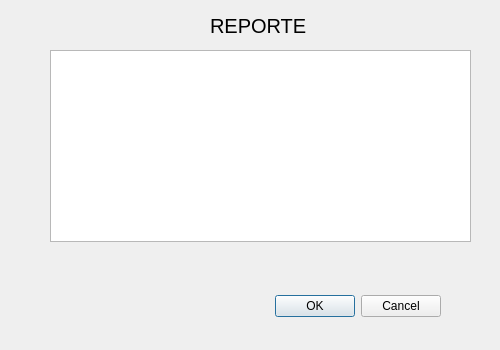
<?xml version="1.0" encoding="UTF-8"?>
<ui version="4.0">
 <class>Dialog</class>
 <widget class="QDialog" name="Dialog">
  <property name="geometry">
   <rect>
    <x>0</x>
    <y>0</y>
    <width>500</width>
    <height>350</height>
   </rect>
  </property>
  <property name="minimumSize">
   <size>
    <width>500</width>
    <height>350</height>
   </size>
  </property>
  <property name="maximumSize">
   <size>
    <width>501</width>
    <height>351</height>
   </size>
  </property>
  <property name="windowTitle">
   <string>Dialog</string>
  </property>
  <widget class="QDialogButtonBox" name="buttonBox">
   <property name="geometry">
    <rect>
     <x>100</x>
     <y>290</y>
     <width>341</width>
     <height>32</height>
    </rect>
   </property>
   <property name="orientation">
    <enum>Qt::Horizontal</enum>
   </property>
   <property name="standardButtons">
    <set>QDialogButtonBox::Cancel|QDialogButtonBox::Ok</set>
   </property>
  </widget>
  <widget class="QLabel" name="label_5">
   <property name="geometry">
    <rect>
     <x>210</x>
     <y>10</y>
     <width>271</width>
     <height>31</height>
    </rect>
   </property>
   <property name="font">
    <font>
     <pointsize>15</pointsize>
    </font>
   </property>
   <property name="text">
    <string>REPORTE</string>
   </property>
  </widget>
  <widget class="QTextBrowser" name="repositorio">
   <property name="geometry">
    <rect>
     <x>50</x>
     <y>50</y>
     <width>421</width>
     <height>192</height>
    </rect>
   </property>
  </widget>
 </widget>
 <resources/>
 <connections>
  <connection>
   <sender>buttonBox</sender>
   <signal>accepted()</signal>
   <receiver>Dialog</receiver>
   <slot>accept()</slot>
   <hints>
    <hint type="sourcelabel">
     <x>248</x>
     <y>254</y>
    </hint>
    <hint type="destinationlabel">
     <x>157</x>
     <y>274</y>
    </hint>
   </hints>
  </connection>
  <connection>
   <sender>buttonBox</sender>
   <signal>rejected()</signal>
   <receiver>Dialog</receiver>
   <slot>reject()</slot>
   <hints>
    <hint type="sourcelabel">
     <x>316</x>
     <y>260</y>
    </hint>
    <hint type="destinationlabel">
     <x>286</x>
     <y>274</y>
    </hint>
   </hints>
  </connection>
 </connections>
</ui>
